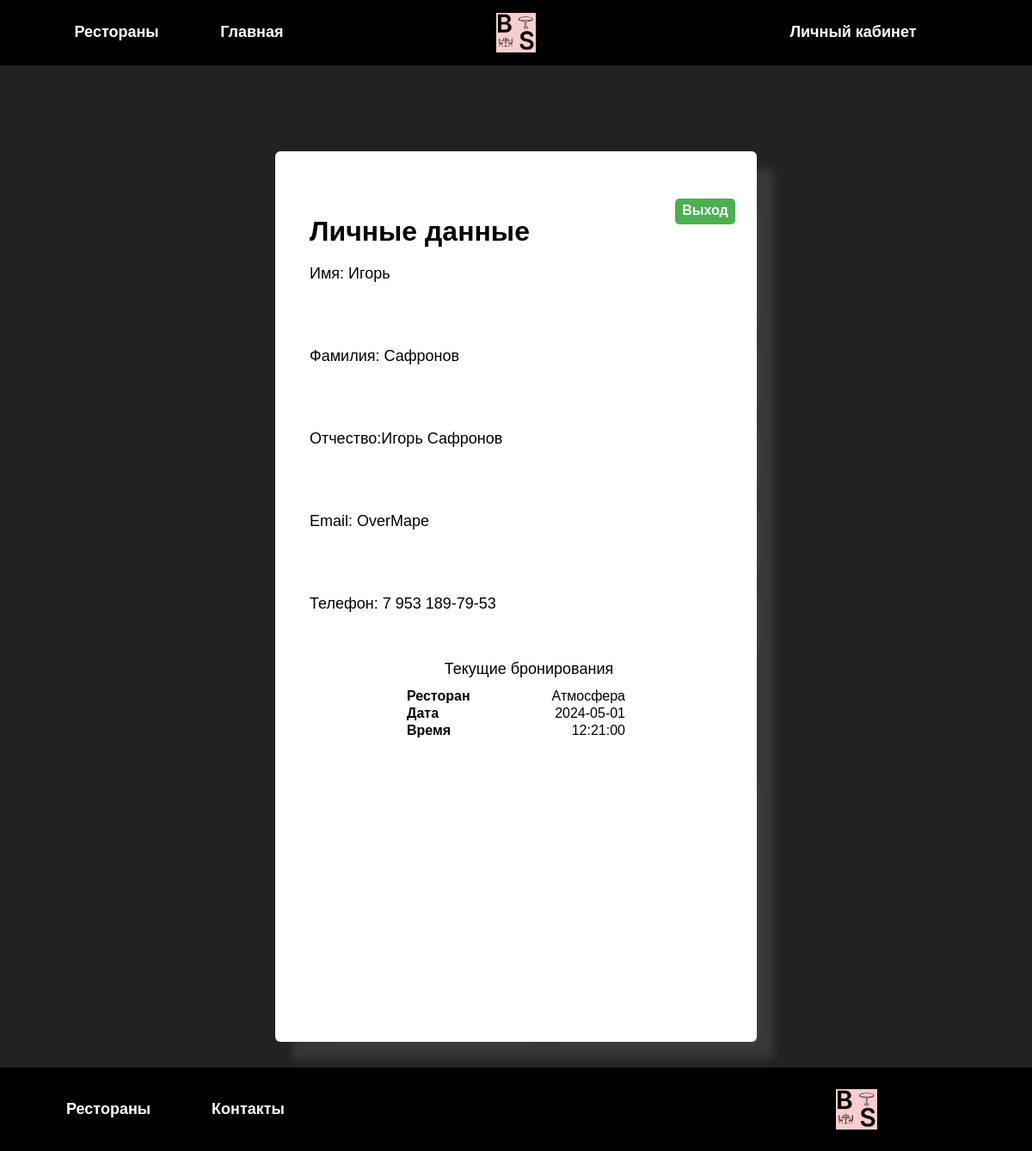
/hackaton/lk.php (signed in), run on the app's committed database.
### tables this page shows
CREATE TABLE `users` (
  `id` int UNSIGNED NOT NULL,
  `login` varchar(100) NOT NULL,
  `name` varchar(20) NOT NULL,
  `pass` varchar(100) NOT NULL,
  `SecondName` varchar(20) NOT NULL,
  `patronymic` varchar(20) DEFAULT NULL,
  `PhoneNumber` varchar(15) NOT NULL,
  `Email` varchar(100) DEFAULT NULL
);

CREATE TABLE `Orders` (
  `id` int NOT NULL,
  `UserEmail` varchar(100) NOT NULL,
  `Time` time NOT NULL,
  `Date` date NOT NULL,
  `person` int NOT NULL,
  `RestId` int NOT NULL
);

CREATE TABLE `rest` (
  `id` int NOT NULL,
  `NameRest` varchar(100) NOT NULL,
  `AdressRest` varchar(100) NOT NULL,
  `Kitch` varchar(100) NOT NULL,
  `Img` varchar(250) NOT NULL
);

### hackaton/lk.php (the view, shortened to what this page needs)
<?php
require  'asset/php/conn.php';
$res = $_SESSION['email'];
$personal = $mysql->query("SELECT * FROM `users` WHERE `login`='$res'")->fetch_assoc();
$orders = $mysql->query("SELECT * FROM `Orders` WHERE `UserEmail`='$res'")->fetch_all();
function checkDateTime($dateStr, $timeStr) {
    $currentDateTime = new DateTime();
    $targetDateTime = DateTime::createFromFormat('Y-m-d H:i:s', "$dateStr $timeStr");
    if ($currentDateTime > $targetDateTime) {
        return(1);
    } elseif ($currentDateTime < $targetDateTime) {
        return(0);
    } else {
        return(0);
    }
}
?>
<!DOCTYPE html>
<html lang="en">
<head>
    <link rel="stylesheet" href="asset/style/lk.css">
    <link rel="stylesheet" href="asset/style/style.css">
</head>
<body>
    <?php
           if (isset($_SESSION['email']) && $_SESSION['email'] != '') {
            require_once "header.php";
        } else {
            require_once "header_noauth.php";
        }
    ?>
         <div id="all_content">
         <div id="content">
         <div class="container">
         <div class="container">
            <h1>Личные данные</h1>
                <a href="" onclick="exit()" class="out">Выход</a>
            <label for="fio">Имя: <?php echo $personal['name'];?></label>
        </div>
        <div class="container">
            <label for="email">Фамилия: <?php echo $personal['SecondName'];?></label>
        </div>
        <div class="container">
            <label for="email">Отчество:<?php echo $personal['patronymic'];?></label>
        </div>
        <div class="container">
            <label for="email">Email: <?php echo $personal['login'];?></label>
        </div>
        <div class="container">
          <label for="phone">Телефон: <?php echo $personal['PhoneNumber'];?></label>
        </div>
    <div class="wrap">
        <div class="reser-l">
            Текущие бронирования
        </div>
        <div id="reserv_show">
             <?php
                for ($b = 0; $b<count($orders); $b++) {
                    if(checkDateTime($orders[$b][3],$orders[$b][2]) != 1){
                        $fix = $orders[$b][5];
                        $rest = $mysql->query("SELECT * FROM `rest` WHERE `id`='$fix'")->fetch_assoc();
                        echo"
                        <table>
                            <tr>
                                <td class=\"bold_td\" >Ресторан</td>
                                <td>".$rest["NameRest"]."</td>
                            </tr>
                            <tr>
                                <td class=\"bold_td\">Дата</td>
                                <td>".$orders[$b][3]."</td>
                            </tr>
                            <tr>
                                <td class=\"bold_td\">Время</td>
                                <td>".$orders[$b][2]."</td>
                            </tr>
                        </table>
                        ";
                    }
                }
            ?>
        </div>
    </div>
    <div class="wrap2">
    <div class="booking"></div>
    <div class="reser"></div>
    </div>
    </div>
         </div>
      <?php
        require_once "footer.php";
    ?>
</body>
</html>

### hackaton/asset/style/lk.css (style rules this page uses)
body { font-family: sans-serif; margin: 0; padding: 0; background-color: #222222; }
.container { position: relative; margin: 30px auto; padding: 20px; background-color: #ffffff; border-radius: 6px; box-shadow: 20px 20px 10px rgba(255, 255, 255, 0.1); }
.container h1 { margin-top: 5px; margin-left: 0px; top: 0; right: 0; margin-bottom: 20px; }
.container label { display: block; font-size: 18px; margin-bottom: 5px; }
.out { position: absolute; padding: 5px; margin-top: 5px; margin-right: 5px; top: 0; right: 0; text-align: center; width: 60px; height: 20px; border-radius: 5px; background-color: #4CAF50; color: white; text-decoration: none; font-size: 16px; transition: background-color 0.3s ease; }
.wrap { display: flex; justify-content: center; align-items: center; flex-wrap: nowrap; flex-direction: column; }
.wrap2 { display: flex; justify-content: center; align-items: center; flex-wrap: nowrap; }
.booking { font-size: 18px; margin-left: 30px; margin-top: 10px; width: 230px; height: 300px; background-color: #ffffff; border-radius: 6px; box-shadow: 20px 20px 10px rgba(255, 255, 255, 0.1); }
.reser-l { text-align: center; font-size: 18px; margin-left: 30px; width: 230px; height: 30px; background-color: #ffffff; border-radius: 6px; box-shadow: 20px 20px 10px rgba(255, 255, 255, 0.1); }
.reser { font-size: 18px; margin-left: 30px; margin-top: 10px; width: 230px; height: 300px; background-color: #ffffff; border-radius: 6px; box-shadow: 20px 20px 10px rgba(255, 255, 255, 0.1); }
#reserv_show { width: 50%; }
tr { display: flex; justify-content: space-between; }
table, tbody { width: 100%; }
table { margin-bottom: 20px; }
.bold_td { font-weight: bolder; }

### hackaton/asset/style/style.css (style rules this page uses)
body { margin: 0; padding: 0; display: flex; flex-direction: column; min-height: 100vh; font-family: sans-serif; }
a { text-decoration: none; color: white; font-size: large; font-weight: bolder; }
#content { display: flex; justify-content: space-evenly; }
#all_content { flex-grow: 1; display: flex; flex-direction: column; padding-top: 70px; background-color: #222222; }

### data on the page
users: name "Игорь", SecondName "Сафронов", patronymic "Игорь Сафронов", login "OverMape", PhoneNumber "7 953 189-79-53"
orders: RestId.NameRest "Атмосфера", Date "2024-05-01", Time "12:21:00"
